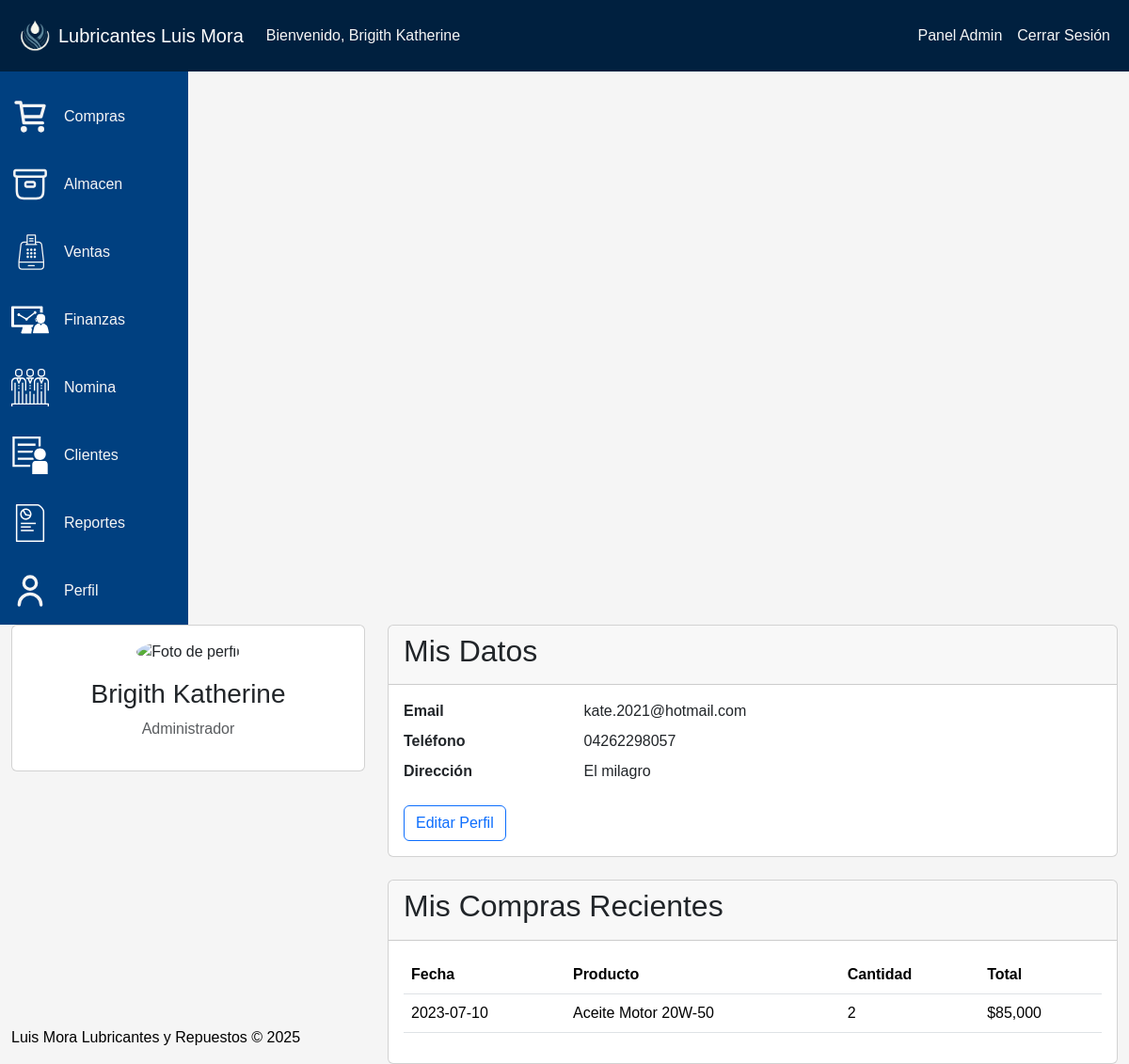
The page /usuario/ (signed in) on the database its author committed.
### aplicacion/models.py (models this page shows, shortened)
class CustomUser(AbstractUser):
    ROLES = (
        ('admin', 'Administrador'),
        ('personal', 'Personal'),
        ("invitado", "Invitado"),
    )
    rol = models.CharField(max_length=20, choices=ROLES, default='cliente')
    telefono = models.CharField(max_length=20, blank=True, verbose_name="Teléfono")
    direccion = models.TextField(blank=True, verbose_name="Dirección")
    foto_perfil = models.ImageField(upload_to='perfiles/', blank=True, null=True, verbose_name="Foto de perfil", storage=S3Boto3Storage(location='media/'))
    admin = models.BooleanField(default=False, verbose_name="¿Administrador?")
    class Meta:
        verbose_name = 'Usuario'
        verbose_name_plural = 'Usuarios'

### aplicacion/views.py (the view)
# urls.py: path('usuario/', panel_usuario, name='panel_usuario'),
@login_required
def panel_usuario(request):
    if not request.user.rol == 'usuario_regular' and not request.user.admin:
        messages.error(request, "No tienes permiso para acceder a esta área")
        return redirect('inicio')
    return render(request, 'paneles/usuario.html')

### aplicacion/templates/paneles/usuario.html (shortened to what this page needs)
{% extends 'base.html' %}
{% load static %}
{% block content %}
<div class="container">
    <div class="row">
        <div class="col-md-4">
            <div class="card mb-4">
                <div class="card-body text-center">
                    <img src="{% if user.foto_perfil %}{{ user.foto_perfil.url }}{% else %}{% static 'img/user-default.png' %}{% endif %}"
                         class="rounded-circle mb-3" width="150" height="150" alt="Foto de perfil">
                    <h3>{{ user.get_full_name }}</h3>
                    <p class="text-muted">{{ user.get_rol_display }}</p>
                </div>
            </div>
        </div>
        <div class="col-md-8">
            <div class="card mb-4">
                <div class="card-header">
                    <h2>Mis Datos</h2>
                </div>
                <div class="card-body">
                    <dl class="row">
                        <dt class="col-sm-3">Email</dt>
                        <dd class="col-sm-9">{{ user.email }}</dd>
                        <dt class="col-sm-3">Teléfono</dt>
                        <dd class="col-sm-9">{{ user.telefono|default:"No especificado" }}</dd>
                        <dt class="col-sm-3">Dirección</dt>
                        <dd class="col-sm-9">{{ user.direccion|default:"No especificada" }}</dd>
                    </dl>
                    <a href="#" class="btn btn-outline-primary">Editar Perfil</a>
                </div>
            </div>
            <div class="card">
                <div class="card-header">
                    <h2>Mis Compras Recientes</h2>
                </div>
                <div class="card-body">
                    <div class="table-responsive">
                        <table class="table">
                            <thead>
                                <tr>
                                    <th>Fecha</th>
                                    <th>Producto</th>
                                    <th>Cantidad</th>
                                    <th>Total</th>
                                </tr>
                            </thead>
                            <tbody>
                                <tr>
                                    <td>2023-07-10</td>
                                    <td>Aceite Motor 20W-50</td>
                                    <td>2</td>
                                    <td>$85,000</td>
                                </tr>
                            </tbody>
                        </table>
                    </div>
                </div>
            </div>
        </div>
    </div>
</div>
{% endblock %}

### aplicacion/templates/base.html (shortened to what this page needs)
{% load static %}
<!DOCTYPE html>
<html lang="es">
  <head>
    <link rel="stylesheet" href="{% static 'css/bootstrap.min.css' %}" />
    <link href="{% static 'bootstrap-icons/bootstrap-icons.css' %}" rel="stylesheet">
    <link rel="stylesheet" href="{% static 'css/styles.css' %}" />
  </head>
  <body>
    <header class="ocult-header-in-login">
      <nav class="navbar navbar-expand-md navbar-dark bg-principal">
        <div class="container">
          <a class="navbar-brand" href="{% url 'inicio' %}">
            <img
              src="{% static 'img/Logo sin Fondo.png' %}"
              alt="Logo"
              width="100%"
              height="50"
            />
            <p>Lubricantes Luis Mora</p>
          </a>
          <div class="collapse navbar-collapse">
            <ul class="navbar-nav me-auto">
              {% if user.is_authenticated %}
              <li class="nav-item">
                <span class="nav-link singin-message"
                  >Bienvenido, {{ user.get_full_name }}</span
                >
              </li>
              {% endif %}
            </ul>
            <ul class="navbar-nav">
              {% if user.is_authenticated %} {% if user.admin or user.rol == 'admin' %}
                <li class="nav-item">
                    <a class="nav-link" href="/admin/" target="_blank"
                    >Panel Admin</a
                    >
                </li>
              {% endif %}
                <li class="nav-item">
                    <a class="nav-link" href="{% url 'logout' %}">Cerrar Sesión</a>
                </li>
              {% else %}
              <li class="nav-item">
                <a class="nav-link" href="{% url 'login' %}">Iniciar Sesión</a>
              </li>
              {% endif %}
            </ul>
          </div>
        </div>
      </nav>
    </header>
    <main class="">
      <div class="container-fluid">
        <div class="row max-size">
        <nav id="sidebar" class="col-md-3 col-lg-2 d-none d-md-block sidebar bg-subprincipal">
          <div class="position-sticky pt-3">
              <ul class="nav flex-column">
                {% if user.is_authenticated %}
                  <li class="nav-item d-flex flex-row mt-3 mb-3">
                      <a class="nav-link active" href="{% url 'dashboard' %}">
                      </a>
                  </li>
                  <li class="nav-item d-flex flex-row mt-3 mb-3">
                      <a class="nav-link" href="{% url 'compras' %}">
                          Compras
                      </a>
                  </li>
                  <li class="nav-item d-flex flex-row mt-3 mb-3">
                      <a class="nav-link" href="{% url 'inventario' %}">
                          Almacen
                      </a>
                  </li>
                  <li class="nav-item d-flex flex-row mt-3 mb-3">
                      <a class="nav-link" href="{% url 'lista_ventas' %}">
                          Ventas
                      </a>
                  </li>
                  <li class="nav-item d-flex flex-row mt-3 mb-3">
                      <a class="nav-link" href="{% url 'reportes' %}">
                          Finanzas
                      </a>
                  </li>
                  <li class="nav-item d-flex flex-row mt-3 mb-3">
                      <a class="nav-link" href="{% url 'nomina_personal' %}">
                          Nomina
                      </a>
                  </li>
                  <li class="nav-item d-flex flex-row mt-3 mb-3">
                      <a class="nav-link" href="{% url 'clientes' %}">
                          Clientes
                      </a>
                  </li>
                  <li class="nav-item d-flex flex-row mt-3 mb-3">
                      <a class="nav-link" href="#">
                          Reportes
                      </a>
                  </li>
                  <li class="nav-item d-flex flex-row mt-3 mb-3">
                      <a class="nav-link" href="{% url 'perfil' %}">
                          Perfil
                      </a>
                  </li>
                  {% endif %}
              </ul>
          </div>
        </nav>
        {% block content %} {% endblock %}
      </div>
    </div>
    </main>
    <footer class="ocult-footer-in-login" style="color: #000">
      <div
        class="container text-left organizar-texto-direccion"
        style="margin: 0px 0px"
      >
        <p>Luis Mora Lubricantes y Repuestos © {% now "Y" %}</p>
      </div>
    </footer>
  </body>
</html>

### aplicacion/static/css/styles.css (style rules this page uses)
:root { --azul-marino-oscuro: #00203F; --azul-marino-medio: #004080; --azul-marino-claro: #005BBB; --azul-acero: #4682B4; --gris-azul: #708090; --blanco-humo: #F5F5F5; }
* { margin: 0; padding: 0; box-sizing: border-box; }
body { background-color: var(--blanco-humo); color: var(--blanco-humo); font-family: 'NotoSansJP', sans-serif; font-size: 16px; line-height: 1.5; }
.bg-principal { background-color: var(--azul-marino-oscuro); }
.bg-subprincipal { background-color: var(--azul-marino-medio); }
.nav-link { color: var(--blanco-humo); }
.ocult-header-in-login { position: fixed; top: 0; z-index: 999999; width: 100%; }
.navbar>.container { flex-direction: row; justify-content: space-around; margin: 0 0; max-width: 100%; }
.ocult-footer-in-login { position: fixed; bottom: 0; z-index: 999999; width: 100%; }

### rows shown on the page
CustomUser: get_full_name "Brigith Katherine", rol "Administrador", email "kate.2021@hotmail.com", telefono "04262298057", direccion "El milagro"
